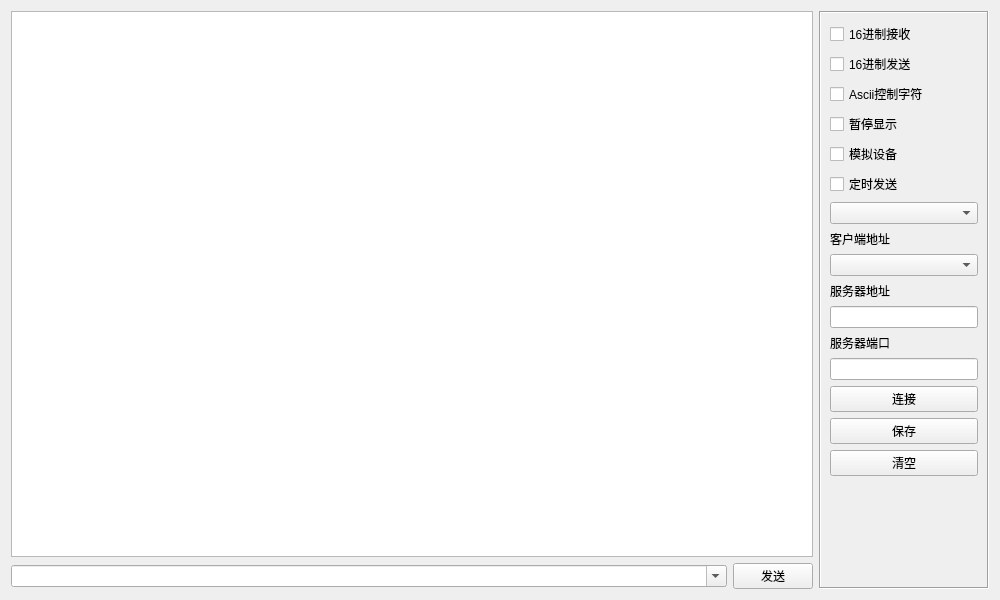
<?xml version="1.0" encoding="UTF-8"?>
<ui version="4.0">
 <class>frmTcpClient</class>
 <widget class="QWidget" name="frmTcpClient">
  <property name="geometry">
   <rect>
    <x>0</x>
    <y>0</y>
    <width>1000</width>
    <height>600</height>
   </rect>
  </property>
  <property name="windowTitle">
   <string>Form</string>
  </property>
  <layout class="QGridLayout" name="gridLayout">
   <item row="1" column="0">
    <widget class="QWidget" name="widget" native="true">
     <layout class="QHBoxLayout" name="layTcpClient">
      <property name="leftMargin">
       <number>0</number>
      </property>
      <property name="topMargin">
       <number>0</number>
      </property>
      <property name="rightMargin">
       <number>0</number>
      </property>
      <property name="bottomMargin">
       <number>0</number>
      </property>
      <item>
       <widget class="QComboBox" name="cboxData">
        <property name="sizePolicy">
         <sizepolicy hsizetype="Ignored" vsizetype="Fixed">
          <horstretch>0</horstretch>
          <verstretch>0</verstretch>
         </sizepolicy>
        </property>
        <property name="editable">
         <bool>true</bool>
        </property>
       </widget>
      </item>
      <item>
       <widget class="QPushButton" name="btnSend">
        <property name="minimumSize">
         <size>
          <width>80</width>
          <height>0</height>
         </size>
        </property>
        <property name="maximumSize">
         <size>
          <width>80</width>
          <height>16777215</height>
         </size>
        </property>
        <property name="text">
         <string>发送</string>
        </property>
       </widget>
      </item>
     </layout>
    </widget>
   </item>
   <item row="0" column="1" rowspan="2">
    <widget class="QFrame" name="frame">
     <property name="minimumSize">
      <size>
       <width>170</width>
       <height>0</height>
      </size>
     </property>
     <property name="maximumSize">
      <size>
       <width>170</width>
       <height>16777215</height>
      </size>
     </property>
     <property name="frameShape">
      <enum>QFrame::Box</enum>
     </property>
     <property name="frameShadow">
      <enum>QFrame::Sunken</enum>
     </property>
     <layout class="QVBoxLayout" name="verticalLayout_5">
      <property name="leftMargin">
       <number>9</number>
      </property>
      <property name="topMargin">
       <number>9</number>
      </property>
      <property name="rightMargin">
       <number>9</number>
      </property>
      <property name="bottomMargin">
       <number>9</number>
      </property>
      <item>
       <widget class="QCheckBox" name="ckHexReceive">
        <property name="text">
         <string>16进制接收</string>
        </property>
       </widget>
      </item>
      <item>
       <widget class="QCheckBox" name="ckHexSend">
        <property name="text">
         <string>16进制发送</string>
        </property>
       </widget>
      </item>
      <item>
       <widget class="QCheckBox" name="ckAscii">
        <property name="text">
         <string>Ascii控制字符</string>
        </property>
       </widget>
      </item>
      <item>
       <widget class="QCheckBox" name="ckShow">
        <property name="text">
         <string>暂停显示</string>
        </property>
       </widget>
      </item>
      <item>
       <widget class="QCheckBox" name="ckDebug">
        <property name="text">
         <string>模拟设备</string>
        </property>
       </widget>
      </item>
      <item>
       <widget class="QCheckBox" name="ckAutoSend">
        <property name="text">
         <string>定时发送</string>
        </property>
       </widget>
      </item>
      <item>
       <widget class="QComboBox" name="cboxInterval"/>
      </item>
      <item>
       <widget class="QLabel" name="label">
        <property name="text">
         <string>客户端地址</string>
        </property>
       </widget>
      </item>
      <item>
       <widget class="QComboBox" name="comboBox_client"/>
      </item>
      <item>
       <widget class="QLabel" name="labServerIP">
        <property name="text">
         <string>服务器地址</string>
        </property>
       </widget>
      </item>
      <item>
       <widget class="QLineEdit" name="txtServerIP"/>
      </item>
      <item>
       <widget class="QLabel" name="labServerPort">
        <property name="text">
         <string>服务器端口</string>
        </property>
       </widget>
      </item>
      <item>
       <widget class="QLineEdit" name="txtServerPort"/>
      </item>
      <item>
       <widget class="QPushButton" name="btnConnect">
        <property name="text">
         <string>连接</string>
        </property>
       </widget>
      </item>
      <item>
       <widget class="QPushButton" name="btnSave">
        <property name="text">
         <string>保存</string>
        </property>
       </widget>
      </item>
      <item>
       <widget class="QPushButton" name="btnClear">
        <property name="text">
         <string>清空</string>
        </property>
       </widget>
      </item>
      <item>
       <spacer name="spacer">
        <property name="orientation">
         <enum>Qt::Vertical</enum>
        </property>
        <property name="sizeHint" stdset="0">
         <size>
          <width>20</width>
          <height>40</height>
         </size>
        </property>
       </spacer>
      </item>
     </layout>
    </widget>
   </item>
   <item row="0" column="0">
    <widget class="QTextEdit" name="txtMain">
     <property name="readOnly">
      <bool>true</bool>
     </property>
    </widget>
   </item>
  </layout>
 </widget>
 <resources/>
 <connections/>
</ui>
